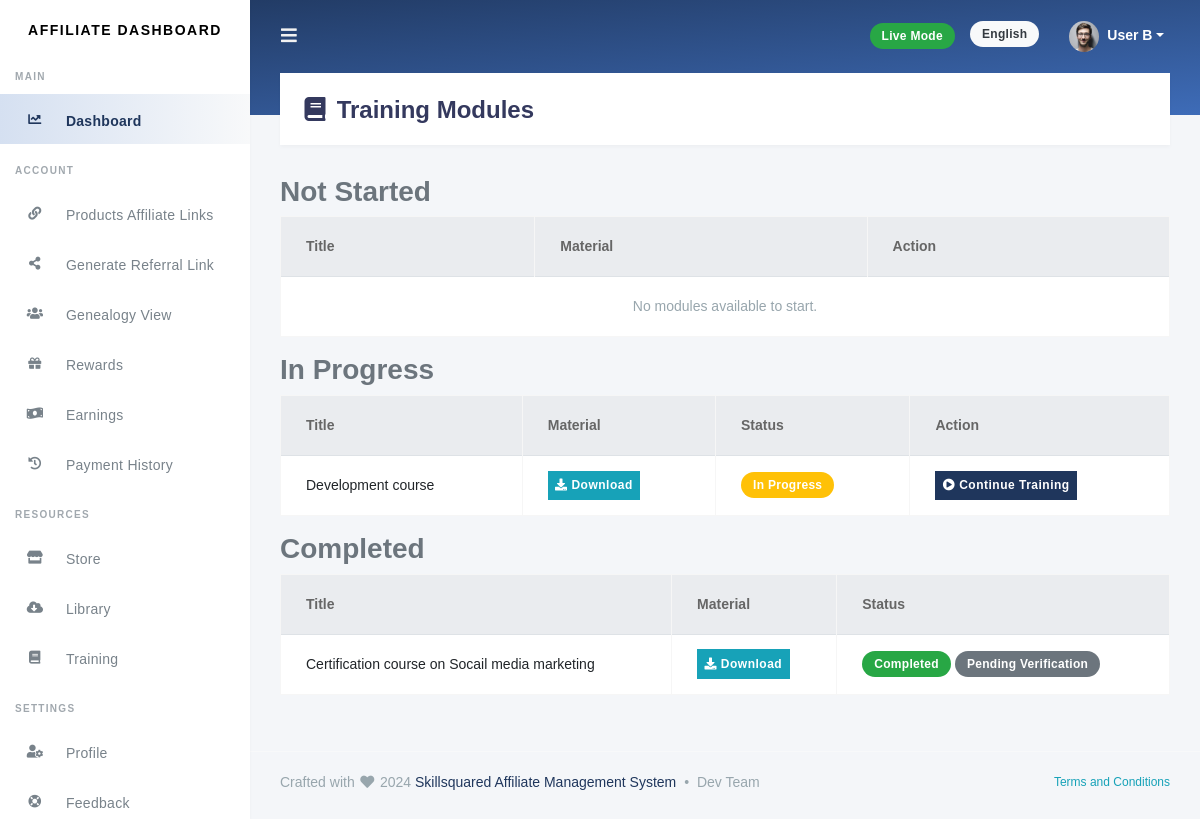
Page /affiliates/affiliate-training/ (signed in) on the committed database.
### training/models.py (models this page shows, shortened)
class TrainingModule(models.Model):
    title = models.CharField(max_length=255, unique=True)
    content = models.TextField()
    material = models.FileField(upload_to='training_materials/', null=True, blank=True)
    videos = models.ManyToManyField(TrainingVideo, blank=True)
    completion_time = models.PositiveIntegerField(help_text="Time in minutes")
    created_at = models.DateTimeField(auto_now_add=True)

### affiliates/views.py (the view)
# urls.py: path('affiliate-training/', affiliate_training, name='affiliate_training'),
@login_required
def affiliate_training(request):
    modules = TrainingModule.objects.all()
    progress_list = TrainingProgress.objects.filter(user=request.user)
    progress_mapping = {progress.module.id: progress for progress in progress_list}
    categorized_modules = {
        'not_started': [],
        'in_progress': [],
        'completed': [],
    }
    for module in modules:
        progress = progress_mapping.get(module.id)
        if not progress:
            categorized_modules['not_started'].append(module)
        elif progress.completed:
            categorized_modules['completed'].append((module, progress))
        else:
            categorized_modules['in_progress'].append((module, progress))
    context = {
        'categorized_modules': categorized_modules,
    }
    return render(request, 'trainings/modules.html', context)

### templates/trainings/modules.html
{% extends 'base.html' %}
{% block content %}
<div class="section-header">
    <h1><i class="fa fa-fw fa-book"></i> Training Modules</h1>
</div>
<div class="section-body">
    <h3>Not Started</h3>
    <table class="table table-bordered">
        <thead class="thead-light">
            <tr>
                <th>Title</th>
                <th>Material</th>
                <th>Action</th>
            </tr>
        </thead>
        <tbody>
            {% for module in categorized_modules.not_started %}
            <tr>
                <td>{{ module.title }}</td>
                <td><span class="text-muted">Locked</span></td>
                <td>
                    <a href="{% url 'start_training' module.id %}" class="btn btn-primary btn-sm">
                        <i class="fa fa-play-circle"></i> Start Training
                    </a>
                </td>
            </tr>
            {% empty %}
            <tr>
                <td colspan="3" class="text-center text-muted">No modules available to start.</td>
            </tr>
            {% endfor %}
        </tbody>
    </table>
    <h3>In Progress</h3>
    <table class="table table-bordered">
        <thead class="thead-light">
            <tr>
                <th>Title</th>
                <th>Material</th>
                <th>Status</th>
                <th>Action</th>
            </tr>
        </thead>
        <tbody>
            {% for module, progress in categorized_modules.in_progress %}
            <tr>
                <td>{{ module.title }}</td>
                <td>
                    {% if module.material %}
                    <a href="{{ module.material.url }}" class="btn btn-info btn-sm" target="_blank">
                        <i class="fa fa-download"></i> Download
                    </a>
                    {% else %}
                    <span class="text-muted">N/A</span>
                    {% endif %}
                </td>
                <td><span class="badge badge-warning">In Progress</span></td>
                <td>
                    <a href="{% url 'start_training' module.id %}" class="btn btn-primary btn-sm">
                        <i class="fa fa-play-circle"></i> Continue Training
                    </a>
                </td>
            </tr>
            {% empty %}
            <tr>
                <td colspan="4" class="text-center text-muted">No modules in progress.</td>
            </tr>
            {% endfor %}
        </tbody>
    </table>
    <h3>Completed</h3>
    <table class="table table-bordered">
        <thead class="thead-light">
            <tr>
                <th>Title</th>
                <th>Material</th>
                <th>Status</th>
            </tr>
        </thead>
        <tbody>
            {% for module, progress in categorized_modules.completed %}
            <tr>
                <td>{{ module.title }}</td>
                <td>
                    {% if module.material %}
                    <a href="{{ module.material.url }}" class="btn btn-info btn-sm" target="_blank">
                        <i class="fa fa-download"></i> Download
                    </a>
                    {% else %}
                    <span class="text-muted">N/A</span>
                    {% endif %}
                </td>
                <td>
                    <span class="badge badge-success">Completed</span>
                    {% if progress.admin_verified %}
                    <span class="badge badge-primary">Verified</span>
                    {% else %}
                    <span class="badge badge-secondary">Pending Verification</span>
                    {% endif %}
                </td>
            </tr>
            {% empty %}
            <tr>
                <td colspan="3" class="text-center text-muted">No completed modules.</td>
            </tr>
            {% endfor %}
        </tbody>
    </table>
</div>
{% endblock %}

### static/css/custom.css (style rules this page uses)
::placeholder { font-size: 0.9em; font-family: "Segoe UI", "Georgia", "Helvetica", Arial; color: #bebebe !important; }

### rows in the picture
TrainingModule: title "Development course"
TrainingModule: title "Certification course on Socail media marketing"
